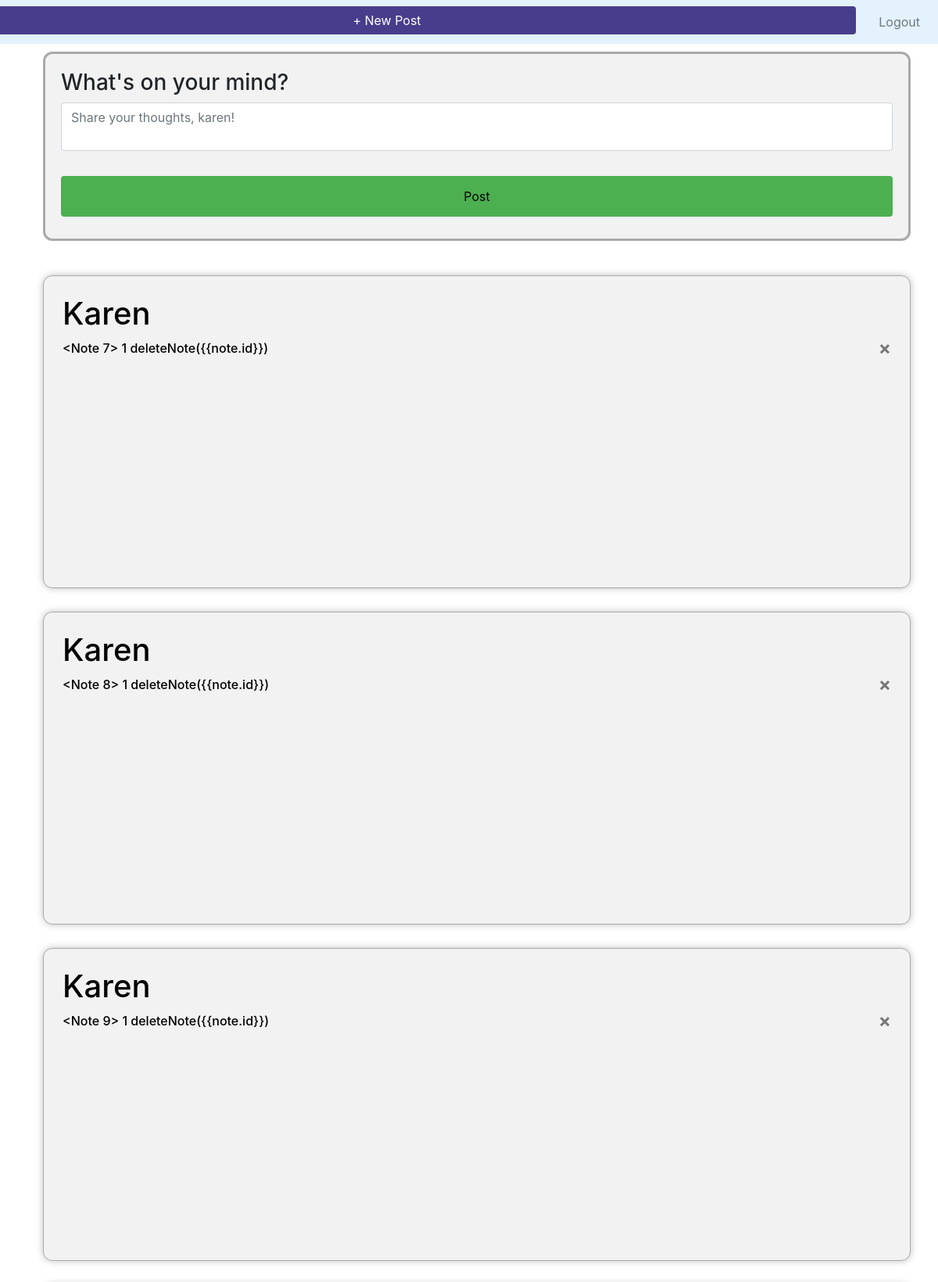
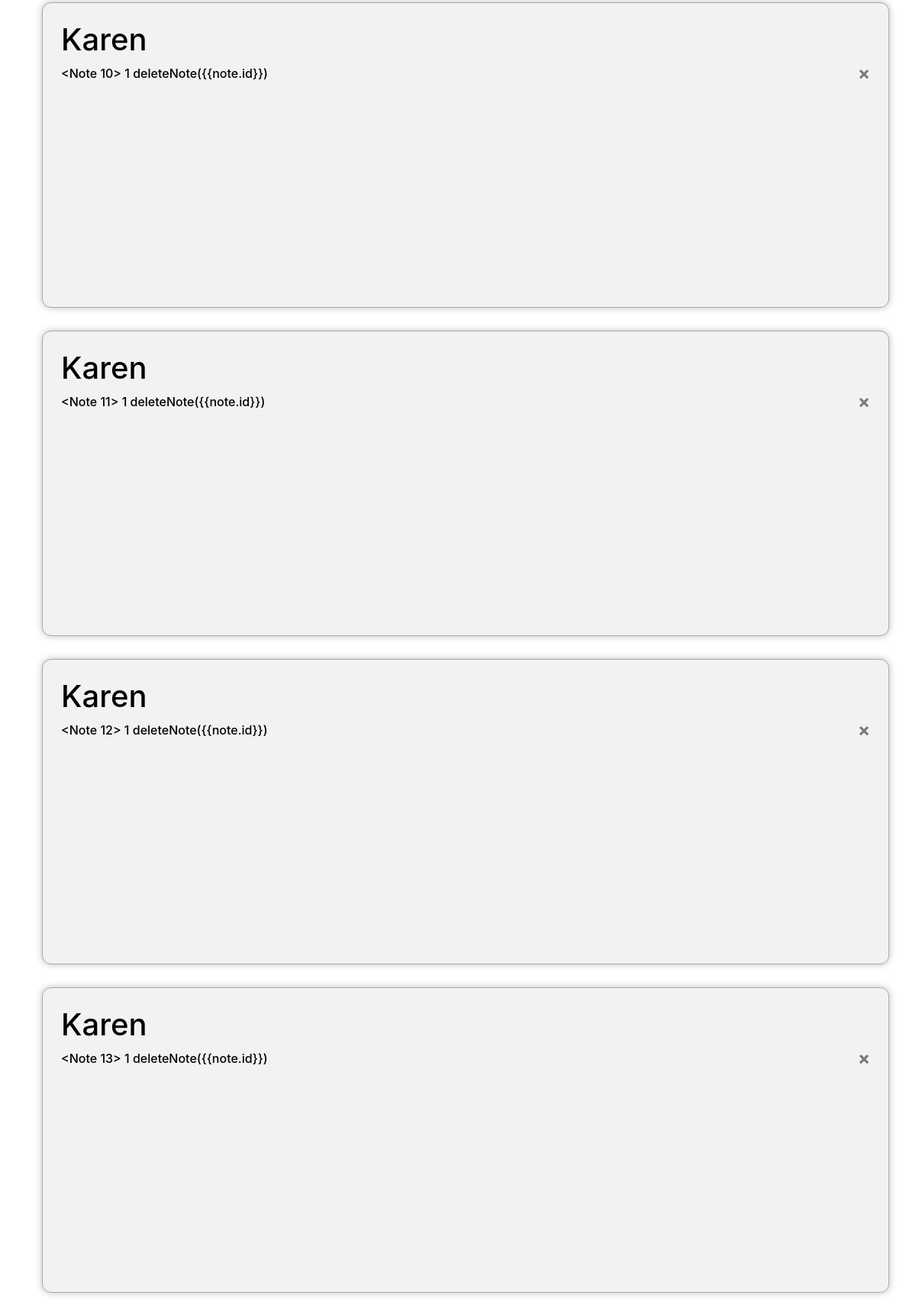
Screenshot of /home (signed in) with the database file from the repository (2 pictures, top to bottom).
### website/models.py (models this page shows)
class User(db.Model, UserMixin):
    id = db.Column(db.Integer, primary_key=True)
    email = db.Column(db.String(150), unique=True)
    password = db.Column(db.String(150))
    first_name = db.Column(db.String(150))
    notes = db.relationship('Note')

class Note(db.Model):
    id = db.Column(db.Integer, primary_key=True)
    data = db.Column(db.String(10000))
    date = db.Column(db.DateTime(timezone=True), default=func.now())
    time = db.Column(db.String(10000), default=datetime.now().strftime("%B %d, %Y, %I:%M %p"), index=True)
    user_id = db.Column(db.Integer, db.ForeignKey('user.id'))

### website/views.py (the view, shortened to what this page needs)
@views.route('/home', methods=['GET', 'POST'])
@login_required
def home():
    print("asdasd")
    return render_template("home.html", user=current_user, timeago=1)

### website/__init__.py (called while the page is built)
def create_app():
    app=Flask(__name__)
    app.config['SECRET_KEY'] = 'ASDASD123'
    app.config['SQLALCHEMY_DATABASE_URI'] = f'sqlite:///{DB_NAME}'
    db.init_app(app)
    from .views import views
    from .auth import auth
    app.register_blueprint(views, url_prefix='/')
    app.register_blueprint(auth, url_prefix='/')
    from .import models
    with app.app_context():
        db.create_all()
    login_manager = LoginManager()
    login_manager.login_view = 'auth.login'
    login_manager.init_app(app)
    @login_manager.user_loader
    def load_user(id):
        return models.User.query.get(int(id))
    return app

### website/templates/home.html (shortened to what this page needs)
{% extends "base.html" %} {% block title %} Home {% endblock %}
{% block content %}
<form method="POST">
  <div class="post-form">
  <h3>What's on your mind?</h3>
  <textarea placeholder="Share your thoughts, {{user.first_name}}!" name="note" id="note" class="form-control"></textarea>
  <br />
    <button type="submit" class="btn btn-primary" id="postbutton">Post</button>
</div>
</form>
<br />
<ul class="list-group list-group-flush" id="notes">
  {% for note in user.notes %}
  <div class="items">
    <div class="usernameheader">
    <h1>{{ user.first_name.title() }}</h1>
  </div>
    {{ note }}
    {{ timeago }}
    {{    "deleteNote({{note.id}})"  }}
    <button type="button" class="close" onClick="deleteNote({{ note.id }})">
      <span aria-hidden="true">&times;</span>
    </button>
  </div>
  {% endfor %}
</ul>
{% endblock %}

### website/templates/base.html (shortened to what this page needs)
<!DOCTYPE html>
<html>
  <head>
    <link rel="stylesheet" href="styles.css">
    <link
    rel="stylesheet"
    href="https://stackpath.bootstrapcdn.com/bootstrap/4.4.1/css/bootstrap.min.css"
  />
  <link
    rel="stylesheet"
    href="https://stackpath.bootstrapcdn.com/font-awesome/4.7.0/css/font-awesome.min.css"
  />
</head>
<body>
    <nav class="navbar navbar-expand-lg navbar-light" style="background-color: #e3f2fd;">
        <div class="collapse navbar-collapse" id="navbar">
          <div class="navbar-nav" >
            {% if user.is_authenticated %}
            <a class="nav-item nav-link" id="home" href="/home">Home</a>
            <a class="nav-item nav-link" id="logout" href="/logout">Logout</a>
            <button type="button" id = "newpostbutton" class="btn btn-primary" data-mdb-toggle="modal" data-mdb-target="#exampleModal">+ New Post</button>
            {% else %}
            <a class="nav-item nav-link" id="login" href="/">Login</a>
            <a class="nav-item nav-link" id="signUp" href="/sign-up">Sign Up</a>
            {% endif %}
          </div>
        </div>
    </nav>
   <div class="container"> {% block content %} {% endblock %} </div>
</body>
</html>

### website/templates/styles.css (style rules this page uses)
.post-form { background-color: #f2f2f2; padding: 20px; margin: 20px; width: 100%; }
textarea { width: 100%; height: 100px; padding: 12px 20px; box-sizing: border-box; border: 2px solid #ccc; border-radius: 4px; background-color: #f8f8f8; font-size: 16px; resize: none; }
.btn { width: 100%; background-color: #4CAF50; color:black; padding: 14px 20px; margin: 8px 0; border: none; border-radius: 4px; cursor: pointer; }

### website/templates/base.html (style rules this page uses)
#newpostbutton { background-color: darkslateblue; margin: 8px 0; border: none; border-radius: 4px; cursor: pointer; position: absolute; top: 0px; right: 105px; }
#logout { margin: 8px 0; border: none; cursor: pointer; position: absolute; top: 0px; right: 15px; }

### website/templates/home.html (style rules this page uses)
.container { width:100%; }
.post-form { background-color: #f2f2f2; padding: 20px; margin: 10px; width: 100%; border-radius: 12px; border: 3px solid darkgray; }
textarea { width: 100%; height: 100px; padding: 12px 20px; box-sizing: border-box; border: 2px solid #ccc; border-radius: 4px; background-color: #f8f8f8; font-size: 16px; resize: none; border-radius: 4px; }
#postbutton { width: 100%; background-color: #4CAF50; color:black; padding: 14px 20px; margin: 8px 0; border: none; border-radius: 4px; cursor: pointer; }
.items { margin:10px; margin-bottom: 20px; font-size: 16px; padding: 24px; color: black; background-color: #f2f2f2; box-shadow: 0 0 10px rgba(0, 0, 0, 0.25); border-radius: 12px; border: 1px solid darkgray; width: 100%; height: 400px; font-weight: 500; font-family: "Inter", sans-serif; }
.usernameheader { font-size: large; }

### rows the page displays
User: note "Share your thoughts, karen!", first_name "Karen"
Note: note "<Note 7>", user "1", id "deleteNote({{note.id}})"
Note: note "<Note 8>", user "1", id "deleteNote({{note.id}})"
Note: note "<Note 9>", user "1", id "deleteNote({{note.id}})"
Note: note "<Note 10>", user "1", id "deleteNote({{note.id}})"
Note: note "<Note 11>", user "1", id "deleteNote({{note.id}})"
Note: note "<Note 12>", user "1", id "deleteNote({{note.id}})"
Note: note "<Note 13>", user "1", id "deleteNote({{note.id}})"
